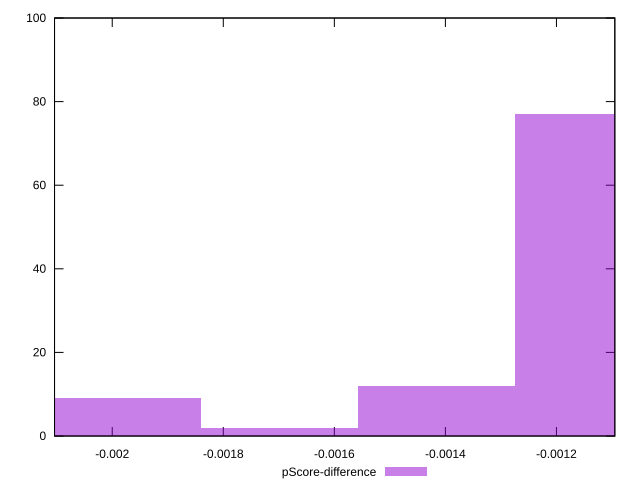

The gnuplot source for this figure:
reset

$pScoreDifference <<EOF
-0.001981925913661802 9
-0.0011325290935210296 77
-0.001415661366901287 12
-0.0016987936402815445 2
EOF

set key outside below
set boxwidth 0.0002831322733802574
set xrange [-0.002103924922326028:-0.0010948517872364505]
set yrange [0:100]
set trange [0:100]
set style fill transparent solid 0.5 noborder
set terminal svg size 640, 490 enhanced background rgb 'white'
set output "report_00009_2021-02-08T22-37-41.559Z/speed-index/samples/pages+cached+noadtech+nomedia+nocss/pScore-difference/histogram.svg"

plot $pScoreDifference title "pScore-difference" with boxes

reset
